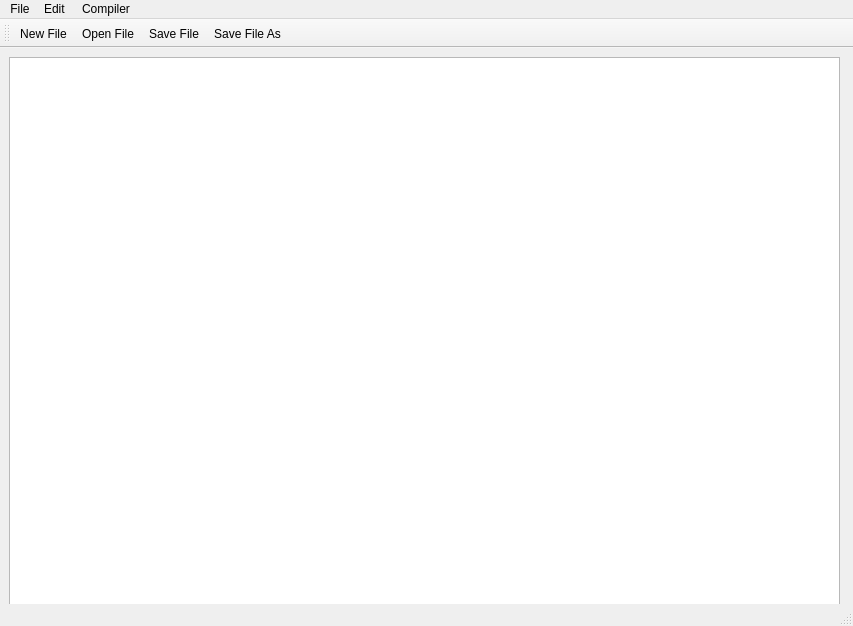
<?xml version="1.0" encoding="UTF-8"?>
<ui version="4.0">
 <class>QtPad</class>
 <widget class="QMainWindow" name="QtPad">
  <property name="geometry">
   <rect>
    <x>0</x>
    <y>0</y>
    <width>853</width>
    <height>626</height>
   </rect>
  </property>
  <property name="windowTitle">
   <string>QtPad</string>
  </property>
  <widget class="QWidget" name="centralWidget">
   <widget class="QTextEdit" name="textEdit">
    <property name="geometry">
     <rect>
      <x>9</x>
      <y>9</y>
      <width>831</width>
      <height>571</height>
     </rect>
    </property>
    <property name="cursor" stdset="0">
     <cursorShape>ArrowCursor</cursorShape>
    </property>
   </widget>
  </widget>
  <widget class="QMenuBar" name="menuBar">
   <property name="geometry">
    <rect>
     <x>0</x>
     <y>0</y>
     <width>853</width>
     <height>22</height>
    </rect>
   </property>
   <widget class="QMenu" name="menufile">
    <property name="title">
     <string>File</string>
    </property>
    <addaction name="newFile"/>
    <addaction name="openFile"/>
    <addaction name="separator"/>
    <addaction name="saveFile"/>
    <addaction name="saveFileAs"/>
    <addaction name="separator"/>
   </widget>
   <widget class="QMenu" name="menuedit">
    <property name="title">
     <string>Edit </string>
    </property>
    <addaction name="copy"/>
    <addaction name="paste"/>
    <addaction name="separator"/>
    <addaction name="cut"/>
    <addaction name="redo"/>
    <addaction name="undo"/>
    <addaction name="separator"/>
    <addaction name="setBackgroundColor"/>
    <addaction name="separator"/>
    <addaction name="setTextColor"/>
    <addaction name="setTextSize"/>
    <addaction name="setTextFont"/>
    <addaction name="setTextBackgroundColor"/>
   </widget>
   <widget class="QMenu" name="Compile">
    <property name="title">
     <string>Compiler</string>
    </property>
    <addaction name="compile"/>
   </widget>
   <addaction name="menufile"/>
   <addaction name="menuedit"/>
   <addaction name="Compile"/>
  </widget>
  <widget class="QToolBar" name="mainToolBar">
   <attribute name="toolBarArea">
    <enum>TopToolBarArea</enum>
   </attribute>
   <attribute name="toolBarBreak">
    <bool>false</bool>
   </attribute>
   <addaction name="newFile"/>
   <addaction name="openFile"/>
   <addaction name="saveFile"/>
   <addaction name="saveFileAs"/>
  </widget>
  <widget class="QStatusBar" name="statusBar"/>
  <action name="newFile">
   <property name="icon">
    <iconset resource="../391301-text-editor/png/appresources.qrc">
     <normaloff>:/Imajes/041-copy.png</normaloff>:/Imajes/041-copy.png</iconset>
   </property>
   <property name="text">
    <string>New File</string>
   </property>
   <property name="shortcut">
    <string>Ctrl+N</string>
   </property>
  </action>
  <action name="openFile">
   <property name="icon">
    <iconset resource="../391301-text-editor/png/appresources.qrc">
     <normaloff>:/Imajes/041-export.png</normaloff>:/Imajes/041-export.png</iconset>
   </property>
   <property name="text">
    <string>Open File</string>
   </property>
   <property name="shortcut">
    <string>Ctrl+O</string>
   </property>
  </action>
  <action name="saveFile">
   <property name="icon">
    <iconset resource="../391301-text-editor/png/appresources.qrc">
     <normaloff>:/Imajes/041-save.png</normaloff>:/Imajes/041-save.png</iconset>
   </property>
   <property name="text">
    <string>Save File</string>
   </property>
   <property name="shortcut">
    <string>Ctrl+S</string>
   </property>
  </action>
  <action name="saveFileAs">
   <property name="icon">
    <iconset resource="../391301-text-editor/png/appresources.qrc">
     <normaloff>:/Imajes/041-save-1.png</normaloff>:/Imajes/041-save-1.png</iconset>
   </property>
   <property name="text">
    <string>Save File As</string>
   </property>
   <property name="shortcut">
    <string>Ctrl+A</string>
   </property>
  </action>
  <action name="copy">
   <property name="text">
    <string>Copy</string>
   </property>
   <property name="shortcut">
    <string>Ctrl+C</string>
   </property>
  </action>
  <action name="paste">
   <property name="text">
    <string>Paste</string>
   </property>
   <property name="shortcut">
    <string>Ctrl+V</string>
   </property>
  </action>
  <action name="cut">
   <property name="icon">
    <iconset resource="../391301-text-editor/png/appresources.qrc">
     <normaloff>:/Imajes/041-cut.png</normaloff>:/Imajes/041-cut.png</iconset>
   </property>
   <property name="text">
    <string>Cut</string>
   </property>
   <property name="toolTip">
    <string>Cut</string>
   </property>
   <property name="shortcut">
    <string>Ctrl+X</string>
   </property>
  </action>
  <action name="undo">
   <property name="icon">
    <iconset resource="../391301-text-editor/png/appresources.qrc">
     <normaloff>:/Imajes/041-undo.png</normaloff>:/Imajes/041-undo.png</iconset>
   </property>
   <property name="text">
    <string>Undo</string>
   </property>
   <property name="toolTip">
    <string>Undo</string>
   </property>
   <property name="shortcut">
    <string>Ctrl+Z</string>
   </property>
  </action>
  <action name="redo">
   <property name="icon">
    <iconset resource="../391301-text-editor/png/appresources.qrc">
     <normaloff>:/Imajes/041-redo.png</normaloff>:/Imajes/041-redo.png</iconset>
   </property>
   <property name="text">
    <string>Redo</string>
   </property>
   <property name="toolTip">
    <string>Redo</string>
   </property>
   <property name="shortcut">
    <string>Ctrl+Y</string>
   </property>
  </action>
  <action name="setBackgroundColor">
   <property name="text">
    <string>Set Background Color</string>
   </property>
  </action>
  <action name="setTextColor">
   <property name="text">
    <string>Set Text Color</string>
   </property>
  </action>
  <action name="setTextSize">
   <property name="text">
    <string>Set Text Size</string>
   </property>
  </action>
  <action name="setTextFont">
   <property name="text">
    <string>Set Text Font</string>
   </property>
  </action>
  <action name="setTextBackgroundColor">
   <property name="text">
    <string>Set Text Background Color</string>
   </property>
  </action>
  <action name="compile">
   <property name="text">
    <string>Compile</string>
   </property>
   <property name="shortcut">
    <string>Ctrl+R</string>
   </property>
  </action>
 </widget>
 <layoutdefault spacing="6" margin="11"/>
 <resources>
  <include location="../391301-text-editor/png/appresources.qrc"/>
 </resources>
 <connections/>
</ui>
